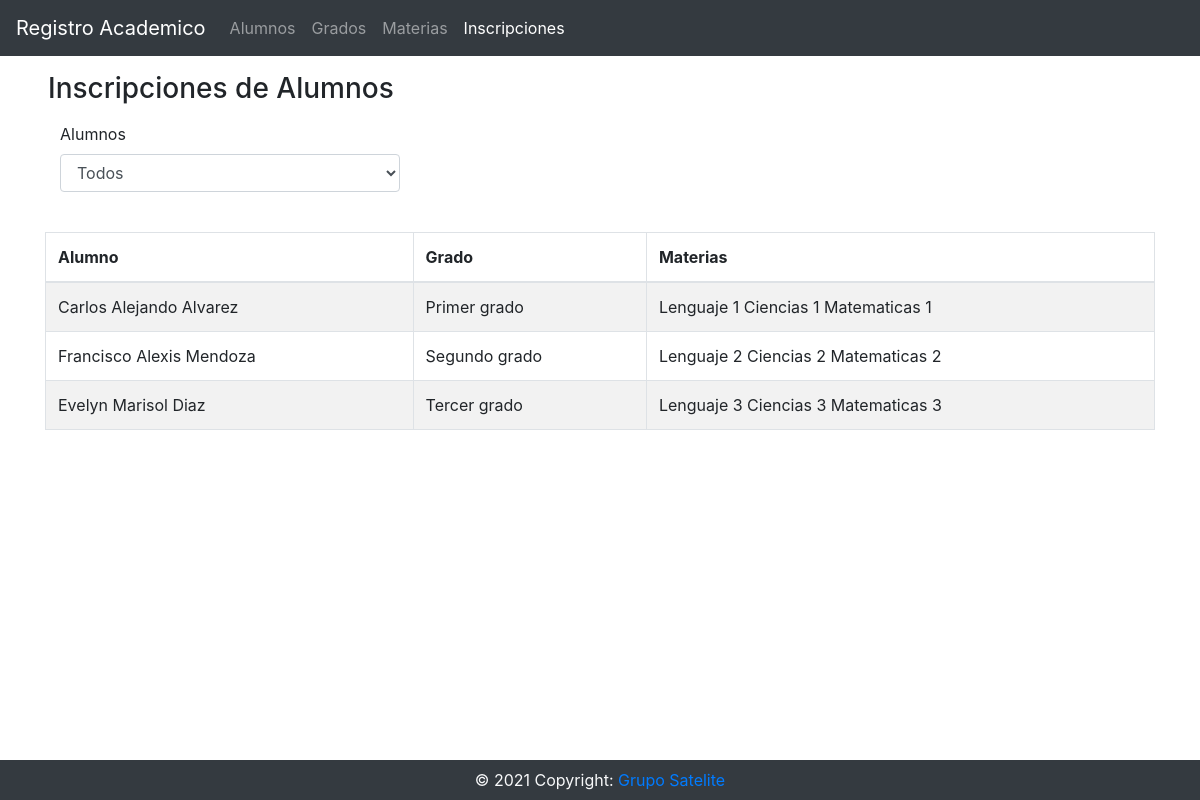
Screenshot of /index.php/inscripcion with the database file from the repository.
### tables this page shows
CREATE TABLE `alm_alumno` (
    alm_id INTEGER(10) NOT NULL PRIMARY KEY AUTO_INCREMENT,
    alm_nombre VARCHAR(300) NOT NULL,
    alm_edad INTEGER(10) NOT NULL,
    alm_sexo VARCHAR(100) NOT NULL,
    alm_id_grd INTEGER(10) NOT NULL,
    alm_observacion VARCHAR(300) NOT NULL
);

CREATE TABLE `grd_grado` (
    grd_id INTEGER(10) NOT NULL PRIMARY KEY AUTO_INCREMENT,
    grd_nombre VARCHAR(100) NOT NULL
);

### application/controllers/Inscripcion.php (called while the page is built, shortened)
<?php
class Inscripcion extends CI_Controller
{
    public function __construct()
    {
        $this->load->model('inscripcion_model');
    }
    public function index()
    {
        $data['title'] = "Inscripciones de Alumnos";
        $data['op'] = "I";
        $data['inscripcionesData'] = $this->inscripcion_model->getInscripciones();
        $this->load->view('templates/header', $data);
        $this->load->view('inscripcion/index', $data);
        $this->load->view('templates/footer');
    }
}

### index.php (called while the page is built, shortened)
<?php
require_once BASEPATH.'core/CodeIgniter.php';

### application/models/Inscripcion_model.php (called while the page is built, shortened)
<?php
class Inscripcion_model extends CI_Model
{
    public function getInscripciones()
    {
        $query = $this->db->get('alm_alumno');
        $alumnos = $query->result_array();
        $inscripciones = [];
        foreach($alumnos as $alumno)
        {
            $this->db->where('grd_id', $alumno['alm_id_grd']);
            $query = $this->db->get('grd_grado');
            $grado = $query->row_array();
            $this->db->where('mxg_id_grd', $grado['grd_id']);
            $query = $this->db->get('mxg_materiasxgrado');
            $materiasGrado = $query->result_array();
            $materias = '';
            foreach($materiasGrado as $materiaGrado)
            {
                $this->db->where('mat_id', $materiaGrado['mxg_id_mat']);
                $query = $this->db->get('mat_materia');
                $materia = $query->row_array();
                $materias .= $materia['mat_nombre'] . ' ';
            }
            $inscripciones[] = array(
                'alumno' => $alumno,
                'grado' => $grado,
                'materias' => $materias
            );
        }
        return $inscripciones;
    }
}

### application/views/inscripcion/index.php (the view, shortened to what this page needs)
<div class="container">
    <?php if(count($inscripcionesData) > 0): ?>
    <div class="form-group col-md-4">
        <label for="alumnos_select">Alumnos</label>
        <select name="alumnos_select" id="alumnos_select" class="form-control">
            <option value="0">Todos</option>
        </select>
    </div>
    <br>
    <table class="table table-bordered table-hover table-striped">
        <thead>
            <th>Alumno</th>
            <th>Grado</th>
            <th>Materias</th>
        </thead>
        <tbody id="tbody">
            <?php foreach($inscripcionesData as $inscripcionData): ?>
                <tr>
                    <td><?= $inscripcionData['alumno']['alm_nombre'] ?></td>
                    <td><?= $inscripcionData['grado']['grd_nombre'] ?></td>
                    <td><?= $inscripcionData['materias'] ?></td>
                </tr>
            <?php endforeach; ?>
        </tbody>
    </table>
    <?php else: ?>
    <div class="alert alert-warning">
        No hay datos de inscripcion en el sistema.
    </div>
    <?php endif; ?>
</div>

### application/views/templates/header.php (style rules this page uses)
body { margin-bottom:50px; }

### rows the page displays
alm_alumno: alm_nombre "Carlos Alejando Alvarez"
grd_grado: grd_nombre "Primer grado"
alm_alumno: alm_nombre "Francisco Alexis Mendoza"
grd_grado: grd_nombre "Segundo grado"
alm_alumno: alm_nombre "Evelyn Marisol Diaz"
grd_grado: grd_nombre "Tercer grado"

### other values shown
$title "Inscripciones de Alumnos"
$inscripcionData['materias'] "Lenguaje 1 Ciencias 1 Matematicas 1"
$inscripcionData['materias'] "Lenguaje 2 Ciencias 2 Matematicas 2"
$inscripcionData['materias'] "Lenguaje 3 Ciencias 3 Matematicas 3"
